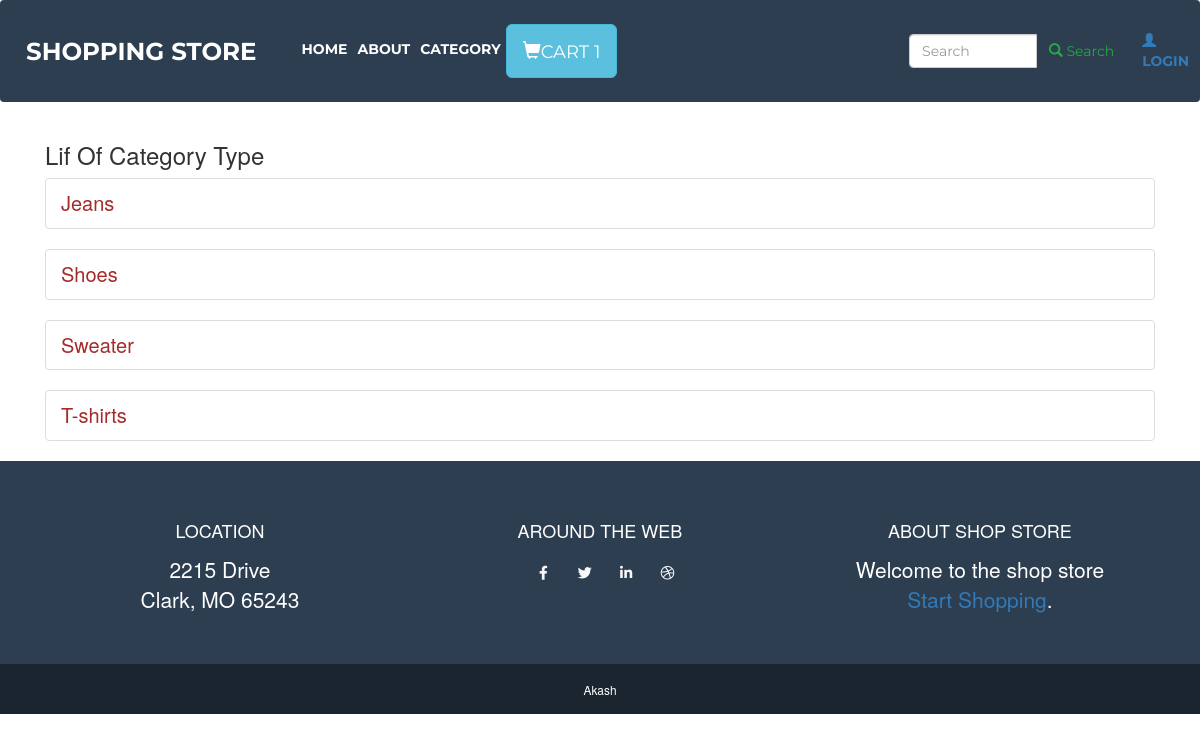
/category/category_type/2/, run on the app's committed database.
### cart/models.py (models this page shows, shortened)
class OrderProduct(models.Model):
    owner = models.ForeignKey(User,null=True,blank=True,on_delete=models.CASCADE)
    ref_code = models.CharField(max_length= 15)
    is_ordered = models.BooleanField(default= False)
    items = models.ManyToManyField(ProductCart)
    date_ordered = models.DateTimeField(auto_now_add=True)
    session_key = models.CharField(max_length=40,blank=True,null=True)

### category/models.py (models this page shows, shortened)
class CategoryType(models.Model):
    category = models.ForeignKey(Category,on_delete=models.CASCADE,related_name='category_list')
    categorytype = models.CharField(max_length=255)
    class Meta:
        ordering = ('categorytype',)
        verbose_name = 'categorytype'
        verbose_name_plural = 'categorytype'

### category/views.py (the view)
# urls.py: path('category_type/<int:pk>/', views.CategorytypeListView.as_view(), name='category_type'),
class CategorytypeListView(ListView):
    template_name = 'category/category_type.html'
    model = CategoryType
    def get_queryset(self, *args, **kwargs):
        cat_id = Category.objects.filter(id=self.kwargs['pk']).first()
        return CategoryType.objects.filter(category__name= cat_id)

### cart/context_processor.py (called while the page is built)
def cart(request):
    cart = settings.CART_SESSION_ID
    return {'cart':cart}

### cart/templatetags/add_tags.py (called while the page is built)
@register.simple_tag
def cart_item_count(user,key):
    try:
        count = OrderProduct.objects.filter(owner__username =user,session_key=key,is_ordered=False)[0].items.count()
        return count
    except:
        return 0

### category/models.py (called while the page is built)
    def __str__(self):
        return self.name

### category/templates/category/category_type.html (shortened to what this page needs)
{% extends 'base/index.html' %} {% load static %} {% block pagecontent %}
<div class="container">
    <h3>Lif Of   Category Type</h3>
    {% for obj in object_list %}
<ul class="list-group">
  <li class="list-group-item"><a href="{% url 'category:category_product'  obj.pk  %}" class="link">{{obj.categorytype}}</a></li>
 </ul>
 {% endfor %}
</div>
{% endblock %}

### templates/base/index.html (shortened to what this page needs)
<!DOCTYPE html> {% load static %} {% load add_tags   %}
<html lang="en">
<head>
  <link href="{% static 'vendor/fontawesome-free/css/all.min.css' %}" rel="stylesheet" type="text/css">
  <link href="{% static  'css/freelancer.min.css' %}" rel="stylesheet">
  <link rel="stylesheet" href="https://maxcdn.bootstrapcdn.com/bootstrap/3.4.0/css/bootstrap.min.css">
</head>
<body id="page-top">
  <nav class="navbar navbar-expand-lg bg-secondary text-uppercase fixed-top" id="mainNav">
    <div class="container">
      <a class="navbar-brand js-scroll-trigger" href="{% url 'products:list' %}">Shopping Store</a>
      <div class="collapse navbar-collapse" id="navbarResponsive">
        <ul class="navbar-nav mr-auto">
          <li class="nav-item active">
            <a class="nav-link" href="{% url 'products:list' %}">Home
            </a>
          </li>
          <li class="nav-item">
            <a class="nav-link" href="{% url 'products:about' %}">About</a>
          </li>
          <li class="nav-item">
            <a class="nav-link" href="{% url 'category:category_list' %}">Category</a>
          </li>
          <li class="nav-item">
            {% if  request.user.is_authenticated %}
                <a href="{% url 'cart:order_summary' %}" class="btn btn-info btn-lg">
                  <span class="glyphicon glyphicon-shopping-cart"></span>Cart {% cart_item_count user=request.user.username key='cart'  %}
                </a>
            {% else  %}
              <a href="{% url 'cart:order_summary' %}" class="btn btn-info btn-lg">
                   <span class="glyphicon glyphicon-shopping-cart"></span>Cart {% cart_item_count user=None key=cart %}
            </a>
            {% endif %}
          </li>
        </ul>
      </div>
    </div>
    {% include 'search/search-form.html' %}
    <ul class="nav navbar-nav navbar-right">
      <li>
              <a href="{% url 'accounts:login' %}">
                <span class="glyphicon glyphicon-user"></span>Login
              </a>
      </li>
    </ul>
  </nav>
  {% block pagecontent %} {% endblock %}
  <footer class="footer text-center">
    <div class="container">
      <div class="row">
        <div class="col-lg-4 mb-5 mb-lg-0">
          <h4 class="text-uppercase mb-4">Location</h4>
          <p class="lead mb-0">2215  Drive
            <br>Clark, MO 65243</p>
        </div>
        <div class="col-lg-4 mb-5 mb-lg-0">
          <h4 class="text-uppercase mb-4">Around the Web</h4>
          <a class="btn btn-outline-light btn-social mx-1" href="#">
            <i class="fab fa-fw fa-facebook-f"></i>
          </a>
          <a class="btn btn-outline-light btn-social mx-1" href="#">
            <i class="fab fa-fw fa-twitter"></i>
          </a>
          <a class="btn btn-outline-light btn-social mx-1" href="#">
            <i class="fab fa-fw fa-linkedin-in"></i>
          </a>
          <a class="btn btn-outline-light btn-social mx-1" href="#">
            <i class="fab fa-fw fa-dribbble"></i>
          </a>
        </div>
        <div class="col-lg-4">
          <h4 class="text-uppercase mb-4">About shop Store</h4>
          <p class="lead mb-0">Welcome  to the shop store<br>
            <a href="#">Start Shopping</a>.</p>
        </div>
      </div>
    </div>
  </footer>
  <section class="copyright py-4 text-center text-white">
    <div class="container">
      <small>Akash </small>
    </div>
  </section>
</body>
</html>

### category/templates/category/category_type.html (style rules this page uses)
.link { color:brown; text-decoration-line: none; font-size: 20px; }

### data on the page
OrderProduct: id "1"
CategoryType: categorytype "Jeans"
CategoryType: categorytype "Shoes"
CategoryType: categorytype "Sweater"
CategoryType: categorytype "T-shirts"
